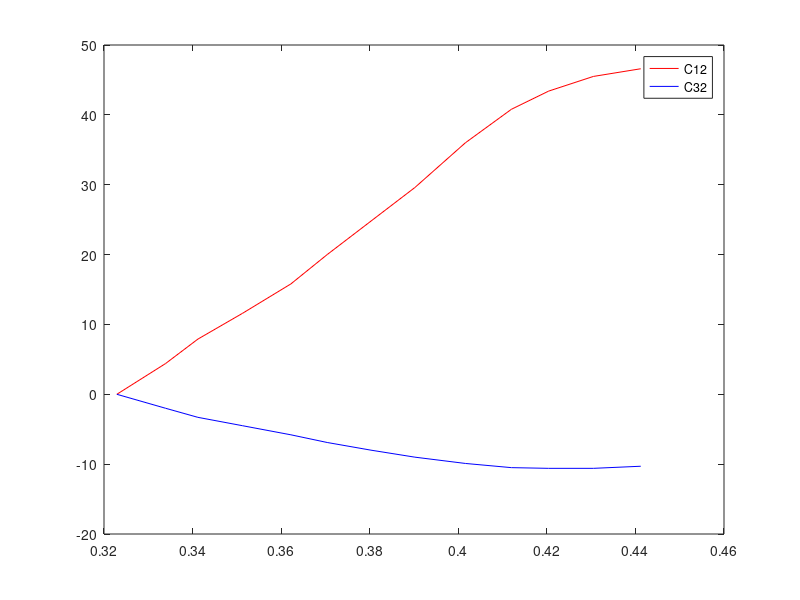
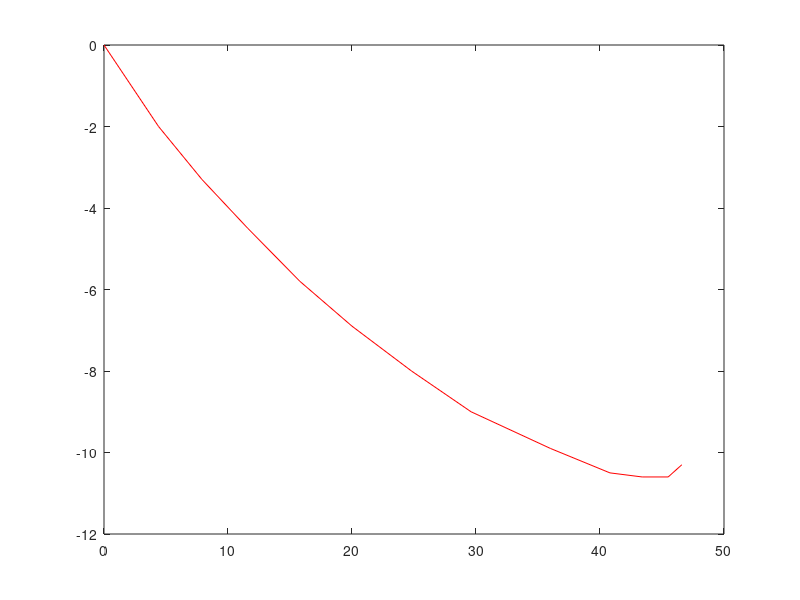

Write MATLAB code to recreate these figures, in order.
clear;
clc;
close all;

M = csvread("dados_acelerometro_1.csv");

theta = M(33:45,1);
c21 = M(33:45,2);
c32 = M(33:45,3);
c21d = c21-c21(1);
c32d = c32-c32(1);



figure(1)
plot(theta, c21d, "r", theta, c32d, "b")
legend("C12", "C32")

figure(2)
plot(c21d, c32d, "r")